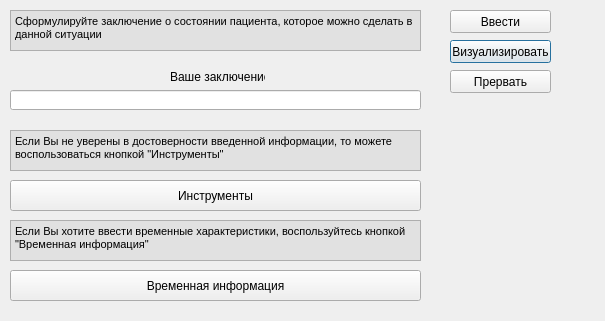
<?xml version="1.0" encoding="UTF-8"?>
<ui version="4.0">
 <class>Dialog3</class>
 <widget class="QDialog" name="Dialog3">
  <property name="geometry">
   <rect>
    <x>0</x>
    <y>0</y>
    <width>605</width>
    <height>321</height>
   </rect>
  </property>
  <property name="windowTitle">
   <string>Dialog</string>
  </property>
  <widget class="QPushButton" name="pushButton_2">
   <property name="geometry">
    <rect>
     <x>450</x>
     <y>40</y>
     <width>101</width>
     <height>23</height>
    </rect>
   </property>
   <property name="text">
    <string>Визуализировать</string>
   </property>
  </widget>
  <widget class="QPushButton" name="pushButton">
   <property name="geometry">
    <rect>
     <x>450</x>
     <y>10</y>
     <width>101</width>
     <height>23</height>
    </rect>
   </property>
   <property name="text">
    <string>Ввести</string>
   </property>
  </widget>
  <widget class="QPushButton" name="pushButton_3">
   <property name="geometry">
    <rect>
     <x>450</x>
     <y>70</y>
     <width>101</width>
     <height>23</height>
    </rect>
   </property>
   <property name="text">
    <string>Прервать</string>
   </property>
  </widget>
  <widget class="QTextBrowser" name="textBrowser">
   <property name="geometry">
    <rect>
     <x>10</x>
     <y>10</y>
     <width>411</width>
     <height>41</height>
    </rect>
   </property>
   <property name="mouseTracking">
    <bool>false</bool>
   </property>
   <property name="styleSheet">
    <string>background-color: rgb(225, 225, 225)</string>
   </property>
   <property name="html">
    <string>&lt;!DOCTYPE HTML PUBLIC &quot;-//W3C//DTD HTML 4.0//EN&quot; &quot;http://www.w3.org/TR/REC-html40/strict.dtd&quot;&gt;
&lt;html&gt;&lt;head&gt;&lt;meta name=&quot;qrichtext&quot; content=&quot;1&quot; /&gt;&lt;style type=&quot;text/css&quot;&gt;
p, li { white-space: pre-wrap; }
&lt;/style&gt;&lt;/head&gt;&lt;body style=&quot; font-family:'MS Shell Dlg 2'; font-size:8.25pt; font-weight:400; font-style:normal;&quot;&gt;
&lt;p style=&quot; margin-top:0px; margin-bottom:0px; margin-left:0px; margin-right:0px; -qt-block-indent:0; text-indent:0px;&quot;&gt;Сформулируйте заключение о состоянии пациента, которое можно сделать в данной ситуации&lt;/p&gt;&lt;/body&gt;&lt;/html&gt;</string>
   </property>
  </widget>
  <widget class="QLabel" name="label">
   <property name="geometry">
    <rect>
     <x>170</x>
     <y>70</y>
     <width>95</width>
     <height>13</height>
    </rect>
   </property>
   <property name="text">
    <string>Ваше заключение:</string>
   </property>
  </widget>
  <widget class="QTextBrowser" name="textBrowser_2">
   <property name="geometry">
    <rect>
     <x>10</x>
     <y>130</y>
     <width>411</width>
     <height>41</height>
    </rect>
   </property>
   <property name="mouseTracking">
    <bool>false</bool>
   </property>
   <property name="styleSheet">
    <string>background-color: rgb(225, 225, 225)</string>
   </property>
   <property name="html">
    <string>&lt;!DOCTYPE HTML PUBLIC &quot;-//W3C//DTD HTML 4.0//EN&quot; &quot;http://www.w3.org/TR/REC-html40/strict.dtd&quot;&gt;
&lt;html&gt;&lt;head&gt;&lt;meta name=&quot;qrichtext&quot; content=&quot;1&quot; /&gt;&lt;style type=&quot;text/css&quot;&gt;
p, li { white-space: pre-wrap; }
&lt;/style&gt;&lt;/head&gt;&lt;body style=&quot; font-family:'MS Shell Dlg 2'; font-size:8.25pt; font-weight:400; font-style:normal;&quot;&gt;
&lt;p style=&quot; margin-top:0px; margin-bottom:0px; margin-left:0px; margin-right:0px; -qt-block-indent:0; text-indent:0px;&quot;&gt;Если Вы не уверены в достоверности введенной информации, то можете воспользоваться кнопкой &amp;quot;Инструменты&amp;quot;&lt;/p&gt;&lt;/body&gt;&lt;/html&gt;</string>
   </property>
  </widget>
  <widget class="QPushButton" name="Binstruments">
   <property name="geometry">
    <rect>
     <x>10</x>
     <y>180</y>
     <width>411</width>
     <height>31</height>
    </rect>
   </property>
   <property name="text">
    <string>Инструменты</string>
   </property>
  </widget>
  <widget class="QLineEdit" name="conclusion">
   <property name="geometry">
    <rect>
     <x>10</x>
     <y>90</y>
     <width>411</width>
     <height>20</height>
    </rect>
   </property>
  </widget>
  <widget class="QTextBrowser" name="textBrowser_5">
   <property name="geometry">
    <rect>
     <x>10</x>
     <y>220</y>
     <width>411</width>
     <height>41</height>
    </rect>
   </property>
   <property name="mouseTracking">
    <bool>false</bool>
   </property>
   <property name="styleSheet">
    <string notr="true">background-color: rgb(225, 225, 225)</string>
   </property>
   <property name="html">
    <string>&lt;!DOCTYPE HTML PUBLIC &quot;-//W3C//DTD HTML 4.0//EN&quot; &quot;http://www.w3.org/TR/REC-html40/strict.dtd&quot;&gt;
&lt;html&gt;&lt;head&gt;&lt;meta name=&quot;qrichtext&quot; content=&quot;1&quot; /&gt;&lt;style type=&quot;text/css&quot;&gt;
p, li { white-space: pre-wrap; }
&lt;/style&gt;&lt;/head&gt;&lt;body style=&quot; font-family:'MS Shell Dlg 2'; font-size:8.25pt; font-weight:400; font-style:normal;&quot;&gt;
&lt;p style=&quot; margin-top:0px; margin-bottom:0px; margin-left:0px; margin-right:0px; -qt-block-indent:0; text-indent:0px;&quot;&gt;Если Вы хотите ввести временные характеристики, воспользуйтесь кнопкой &amp;quot;Временная информация&amp;quot;&lt;/p&gt;&lt;/body&gt;&lt;/html&gt;</string>
   </property>
  </widget>
  <widget class="QPushButton" name="BtempInfo">
   <property name="geometry">
    <rect>
     <x>10</x>
     <y>270</y>
     <width>411</width>
     <height>31</height>
    </rect>
   </property>
   <property name="text">
    <string>Временная информация</string>
   </property>
  </widget>
 </widget>
 <resources/>
 <connections/>
</ui>
